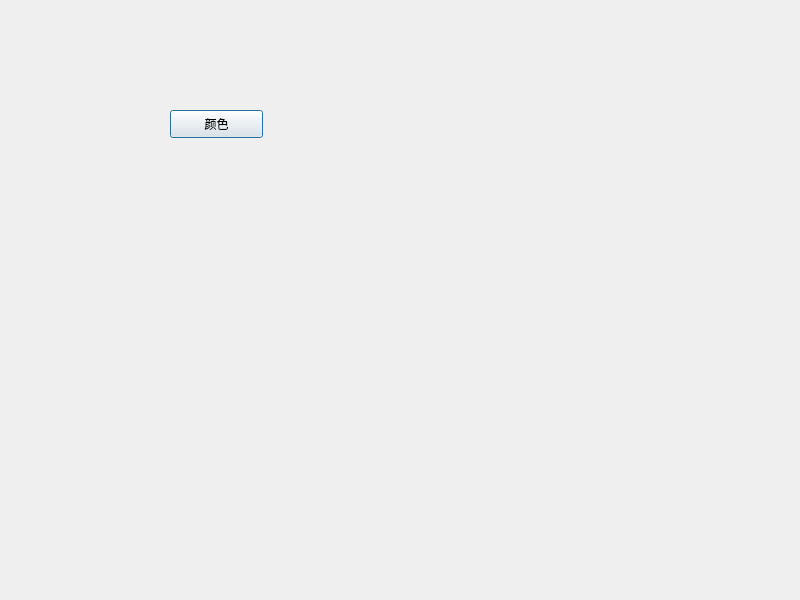
<?xml version="1.0" encoding="UTF-8"?>
<ui version="4.0">
 <class>Dialog</class>
 <widget class="QDialog" name="Dialog">
  <property name="geometry">
   <rect>
    <x>0</x>
    <y>0</y>
    <width>800</width>
    <height>600</height>
   </rect>
  </property>
  <property name="windowTitle">
   <string>Dialog</string>
  </property>
  <widget class="QPushButton" name="pushButton_color">
   <property name="geometry">
    <rect>
     <x>170</x>
     <y>110</y>
     <width>93</width>
     <height>28</height>
    </rect>
   </property>
   <property name="text">
    <string>颜色</string>
   </property>
  </widget>
 </widget>
 <resources/>
 <connections/>
</ui>
